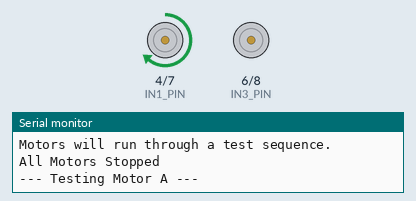
This sketch was run on a simulated Arduino Uno, built with avr-gcc and run on an emulated ATmega328P. Parts: motor-driver pin pairs drawn as motors (green arrow = first pin HIGH = forward, orange = second pin HIGH = backward, longer = more drive, scaled by the enable pin), the last lines printed to the serial monitor.

Above: at 1.1 s.
At 8.1 s:
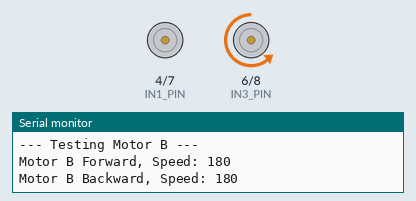
At 18.2 s:
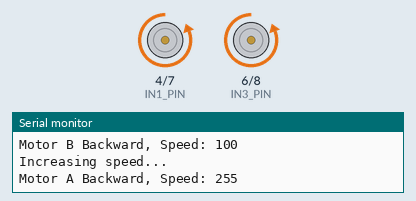
At 36.8 s:
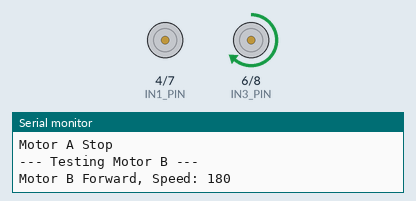
Timing chart, 0 to 40.0 s (numbered marks = the images above):
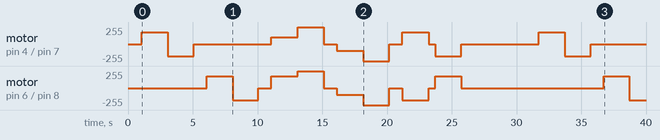

Measured:
- by itself, motor on pin 4 (IN1_PIN) / pin 7 (IN2_PIN): stopped → forward 180/255 at 1.1 s, → backward 180/255 2.0 s later, → stopped 2.0 s later, → forward 100/255 6.0 s later, … (16 changes in this stretch)
- by itself, motor on pin 6 (IN3_PIN) / pin 8 (IN4_PIN): stopped → forward 180/255 at 6.1 s, → backward 180/255 2.0 s later, → stopped 2.0 s later, → forward 180/255 1.0 s later, … (15 changes in this stretch)

The sketch:

motor_test.ino
```cpp
// ...existing code...
// L298N Motor Driver Pin Definitions
// Motor A (Left Motor)
const int ENA_PIN = 9;
const int IN1_PIN = 4;
const int IN2_PIN = 7;

const int ENB_PIN = 3;
const int IN3_PIN = 6;
const int IN4_PIN = 8;

// Test Speeds
const int TEST_SPEED_LOW = 100;  // Low speed for testing (0-255)
const int TEST_SPEED_MED = 180; // Medium speed
const int TEST_SPEED_HIGH = 255; // Full speed

void setupMotorTest() {
  // Set all motor control pins as outputs
  pinMode(ENA_PIN, OUTPUT);
  pinMode(IN1_PIN, OUTPUT);
  pinMode(IN2_PIN, OUTPUT);
  pinMode(ENB_PIN, OUTPUT);
  pinMode(IN3_PIN, OUTPUT);
  pinMode(IN4_PIN, OUTPUT);

  // Initialize Serial for debugging messages
  Serial.begin(9600);
  while (!Serial) {
    ; // wait for serial port to connect.
  }
  Serial.println("L298N Motor Driver Test");
  Serial.println("Ensure motor power supply is connected to L298N.");
  Serial.println("Motors will run through a test sequence.");

  // Ensure motors are stopped initially
  stopAllMotorsTest();
  delay(1000); // Wait a bit before starting
}

// Function to control Motor A
// direction: 1 for forward, -1 for backward, 0 for stop
void controlMotorA(int direction, int speed) {
  if (direction == 1) { // Forward
    digitalWrite(IN1_PIN, HIGH);
    digitalWrite(IN2_PIN, LOW);
    analogWrite(ENA_PIN, speed);
    Serial.print("Motor A Forward, Speed: "); Serial.println(speed);
  } else if (direction == -1) { // Backward
    digitalWrite(IN1_PIN, LOW);
    digitalWrite(IN2_PIN, HIGH);
    analogWrite(ENA_PIN, speed);
    Serial.print("Motor A Backward, Speed: "); Serial.println(speed);
  } else { // Stop
    digitalWrite(IN1_PIN, LOW);
    digitalWrite(IN2_PIN, LOW);
    analogWrite(ENA_PIN, 0);
    Serial.println("Motor A Stop");
  }
}

// Function to control Motor B
// direction: 1 for forward, -1 for backward, 0 for stop
void controlMotorB(int direction, int speed) {
  if (direction == 1) { // Forward
    digitalWrite(IN3_PIN, HIGH);
    digitalWrite(IN4_PIN, LOW);
    analogWrite(ENB_PIN, speed);
    Serial.print("Motor B Forward, Speed: "); Serial.println(speed);
  } else if (direction == -1) { // Backward
    digitalWrite(IN3_PIN, LOW);
    digitalWrite(IN4_PIN, HIGH);
    analogWrite(ENB_PIN, speed);
    Serial.print("Motor B Backward, Speed: "); Serial.println(speed);
  } else { // Stop
    digitalWrite(IN3_PIN, LOW);
    digitalWrite(IN4_PIN, LOW);
    analogWrite(ENB_PIN, 0);
    Serial.println("Motor B Stop");
  }
}

void stopAllMotorsTest() {
  digitalWrite(IN1_PIN, LOW);
  digitalWrite(IN2_PIN, LOW);
  digitalWrite(IN3_PIN, LOW);
  digitalWrite(IN4_PIN, LOW);
  analogWrite(ENA_PIN, 0);
  analogWrite(ENB_PIN, 0);
  Serial.println("All Motors Stopped");
}

void loopMotorTest() {
  Serial.println("\n--- Testing Motor A ---");
  controlMotorA(1, TEST_SPEED_MED); // Motor A Forward Medium
  delay(2000);
  controlMotorA(-1, TEST_SPEED_MED); // Motor A Backward Medium
  delay(2000);
  controlMotorA(0, 0); // Stop Motor A
  delay(1000);

  Serial.println("\n--- Testing Motor B ---");
  controlMotorB(1, TEST_SPEED_MED); // Motor B Forward Medium
  delay(2000);
  controlMotorB(-1, TEST_SPEED_MED); // Motor B Backward Medium
  delay(2000);
  controlMotorB(0, 0); // Stop Motor B
  delay(1000);

  Serial.println("\n--- Testing Both Motors Forward ---");
  controlMotorA(1, TEST_SPEED_LOW);
  controlMotorB(1, TEST_SPEED_LOW);
  delay(2000);
  Serial.println("Increasing speed...");
  controlMotorA(1, TEST_SPEED_HIGH);
  controlMotorB(1, TEST_SPEED_HIGH);
  delay(2000);
  stopAllMotorsTest();
  delay(1000);

  Serial.println("\n--- Testing Both Motors Backward ---");
  controlMotorA(-1, TEST_SPEED_LOW);
  controlMotorB(-1, TEST_SPEED_LOW);
  delay(2000);
  Serial.println("Increasing speed...");
  controlMotorA(-1, TEST_SPEED_HIGH);
  controlMotorB(-1, TEST_SPEED_HIGH);
  delay(2000);
  stopAllMotorsTest();
  delay(1000);

  Serial.println("\n--- Testing Opposite Directions (Turning) ---");
  controlMotorA(1, TEST_SPEED_MED);    // Motor A Forward
  controlMotorB(-1, TEST_SPEED_MED);   // Motor B Backward
  delay(2000);
  stopAllMotorsTest();
  delay(500);
  controlMotorA(-1, TEST_SPEED_MED);   // Motor A Backward
  controlMotorB(1, TEST_SPEED_MED);    // Motor B Forward
  delay(2000);
  stopAllMotorsTest();
  delay(1000);

  Serial.println("\nTest sequence complete. Restarting in 5 seconds...");
  delay(5000);
}


// To use this test, you can replace your existing setup() and loop()
// with setupMotorTest() and loopMotorTest() like this:

void setup() {
  setupMotorTest();
}

void loop() {
  loopMotorTest();
}

// Make sure to comment out or remove your original setup() and loop()
// functions when using this test.

// ...existing code...
```
